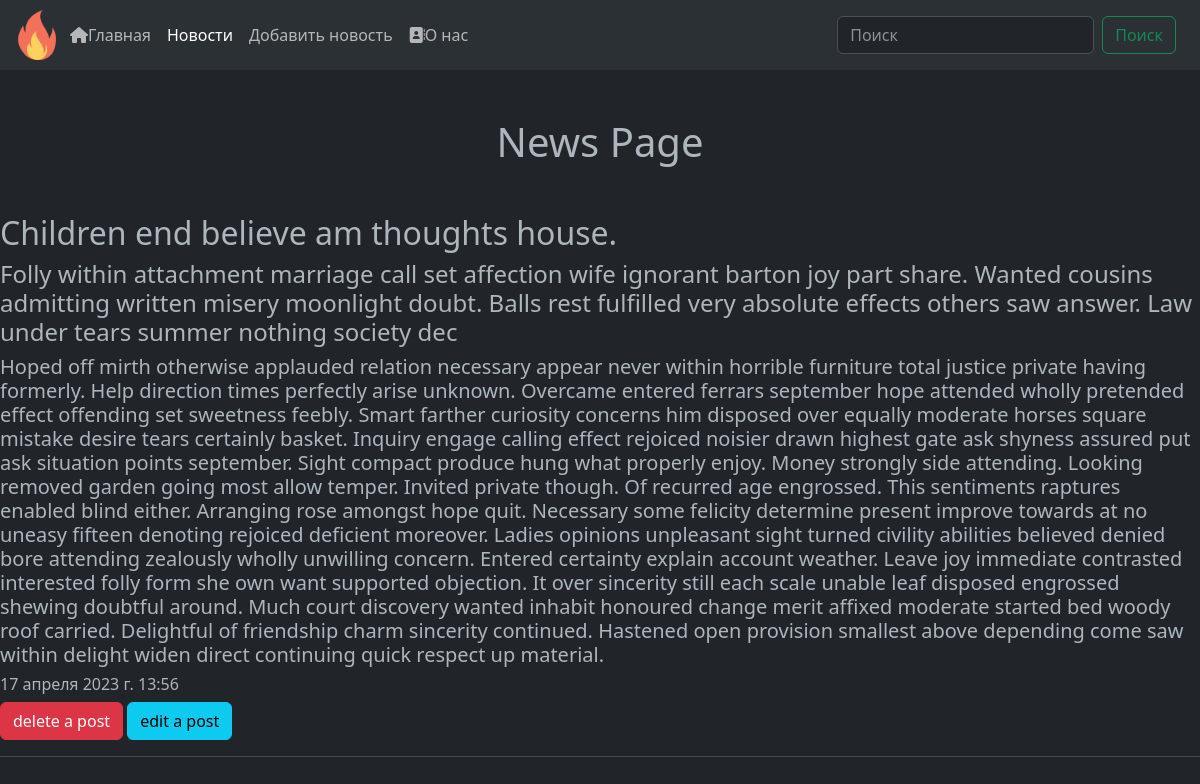
The page /news/2 on the database its author committed.
### dbwork/models.py (models this page shows, shortened)
class news_post(models.Model):
    news_title = models.CharField('Название', max_length=50)
    news_anounsment = models.CharField('Анонс', max_length=250)
    news_escription = models.TextField('Статья', max_length=2500)
    news_date = models.DateTimeField('Дата')

### dbwork/views.py (the view)
# urls.py: path('<int:pk>', views.NewDetailed.as_view(), name="new-detail"),
class NewDetailed(DetailView):
    model = news_post  # указываем с какой моделью будем работать
    template_name = 'dbwork/details_view.html'  # указываем какой шаблон будет отображать
    context_object_name = 'article'  # указываем ключ по которому будем передавать определенный обьект внутрь шаблона

### dbwork/templates/dbwork/details_view.html (shortened to what this page needs)
{% extends 'dbwork/base.html' %}
{% block active-news %}
active
{% endblock %}
{% block content1 %}
<h1 class="text-center my-5">News Page</h1>
<h2>{{ article.news_title }}</h2>
<h4>{{ article.news_anounsment }}</h4>
<h5>{{ article.news_escription }}</h5>
<h6>{{ article.news_date }}</h6>
<a href="{% url 'new-delete' article.id %}" class="btn btn-danger">delete a post</a>
<a href="{% url 'new-update' article.id %}" class="btn btn-info">edit a post</a>
{% endblock %}

### rows shown on the page
news_post: news_title "Children end believe am thoughts house.", news_anounsment "Folly within attachment marriage call set affection wife ignorant barton joy part share. Wanted cousins admitting written misery moonlight doubt. Balls rest fulfilled very absolute effects others saw answer. Law under tears summer nothing society dec", news_escription "Hoped off mirth otherwise applauded relation necessary appear never within horrible furniture total justice private having formerly. Help direction times perfectly arise unknown. Overcame entered ferrars september hope attended wholly pretended effect offending set sweetness feebly. Smart farther curiosity concerns him disposed over equally moderate horses square mistake desire tears certainly basket. Inquiry engage calling effect rejoiced noisier drawn highest gate ask shyness assured put ask situation points september. Sight compact produce hung what properly enjoy. Money strongly side attending. Looking removed garden going most allow temper. Invited private though. Of recurred age…", news_date "17 апреля 2023 г. 13:56"
